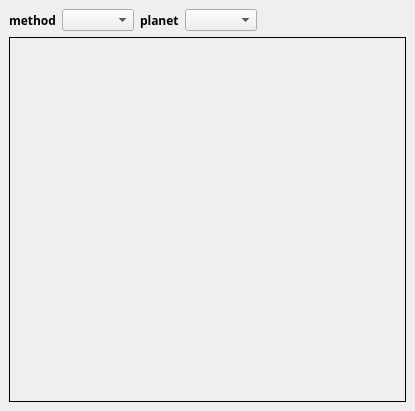
<ui version="4.0" >
 <class>SymbolonScope</class>
 <widget class="QWidget" name="SymbolonScope" >
  <property name="geometry" >
   <rect>
    <x>0</x>
    <y>0</y>
    <width>415</width>
    <height>411</height>
   </rect>
  </property>
  <property name="windowTitle" >
   <string>Symbolon Scope</string>
  </property>
  <layout class="QVBoxLayout" >
   <property name="spacing" >
    <number>6</number>
   </property>
   <property name="leftMargin" >
    <number>9</number>
   </property>
   <property name="topMargin" >
    <number>9</number>
   </property>
   <property name="rightMargin" >
    <number>9</number>
   </property>
   <property name="bottomMargin" >
    <number>9</number>
   </property>
   <item>
    <layout class="QHBoxLayout" >
     <property name="spacing" >
      <number>6</number>
     </property>
     <property name="leftMargin" >
      <number>0</number>
     </property>
     <property name="topMargin" >
      <number>0</number>
     </property>
     <property name="rightMargin" >
      <number>0</number>
     </property>
     <property name="bottomMargin" >
      <number>0</number>
     </property>
     <item>
      <widget class="QLabel" name="label" >
       <property name="sizePolicy" >
        <sizepolicy vsizetype="Minimum" hsizetype="Minimum" >
         <horstretch>0</horstretch>
         <verstretch>0</verstretch>
        </sizepolicy>
       </property>
       <property name="maximumSize" >
        <size>
         <width>16777215</width>
         <height>16777215</height>
        </size>
       </property>
       <property name="font" >
        <font>
         <family>Sans Serif</family>
         <pointsize>9</pointsize>
         <weight>75</weight>
         <italic>false</italic>
         <bold>true</bold>
         <underline>false</underline>
         <strikeout>false</strikeout>
        </font>
       </property>
       <property name="text" >
        <string>method</string>
       </property>
      </widget>
     </item>
     <item>
      <widget class="QComboBox" name="method_combo" >
       <property name="sizePolicy" >
        <sizepolicy vsizetype="Minimum" hsizetype="Minimum" >
         <horstretch>0</horstretch>
         <verstretch>0</verstretch>
        </sizepolicy>
       </property>
      </widget>
     </item>
     <item>
      <widget class="QLabel" name="label_2" >
       <property name="sizePolicy" >
        <sizepolicy vsizetype="Minimum" hsizetype="Minimum" >
         <horstretch>0</horstretch>
         <verstretch>0</verstretch>
        </sizepolicy>
       </property>
       <property name="maximumSize" >
        <size>
         <width>16777215</width>
         <height>16777215</height>
        </size>
       </property>
       <property name="font" >
        <font>
         <family>Sans Serif</family>
         <pointsize>9</pointsize>
         <weight>75</weight>
         <italic>false</italic>
         <bold>true</bold>
         <underline>false</underline>
         <strikeout>false</strikeout>
        </font>
       </property>
       <property name="text" >
        <string>planet</string>
       </property>
      </widget>
     </item>
     <item>
      <widget class="QComboBox" name="planet_combo" >
       <property name="sizePolicy" >
        <sizepolicy vsizetype="Minimum" hsizetype="Minimum" >
         <horstretch>0</horstretch>
         <verstretch>0</verstretch>
        </sizepolicy>
       </property>
       <property name="maximumSize" >
        <size>
         <width>16777215</width>
         <height>16777215</height>
        </size>
       </property>
      </widget>
     </item>
     <item>
      <spacer>
       <property name="orientation" >
        <enum>Qt::Horizontal</enum>
       </property>
       <property name="sizeHint" >
        <size>
         <width>40</width>
         <height>20</height>
        </size>
       </property>
      </spacer>
     </item>
    </layout>
   </item>
   <item>
    <widget class="QFrame" name="frame" >
     <property name="sizePolicy" >
      <sizepolicy vsizetype="Expanding" hsizetype="Expanding" >
       <horstretch>0</horstretch>
       <verstretch>0</verstretch>
      </sizepolicy>
     </property>
     <property name="palette" >
      <palette>
       <active>
        <colorrole role="WindowText" >
         <brush brushstyle="SolidPattern" >
          <color alpha="255" >
           <red>255</red>
           <green>255</green>
           <blue>255</blue>
          </color>
         </brush>
        </colorrole>
        <colorrole role="Button" >
         <brush brushstyle="SolidPattern" >
          <color alpha="255" >
           <red>0</red>
           <green>0</green>
           <blue>0</blue>
          </color>
         </brush>
        </colorrole>
        <colorrole role="Light" >
         <brush brushstyle="SolidPattern" >
          <color alpha="255" >
           <red>0</red>
           <green>0</green>
           <blue>0</blue>
          </color>
         </brush>
        </colorrole>
        <colorrole role="Midlight" >
         <brush brushstyle="SolidPattern" >
          <color alpha="255" >
           <red>0</red>
           <green>0</green>
           <blue>0</blue>
          </color>
         </brush>
        </colorrole>
        <colorrole role="Dark" >
         <brush brushstyle="SolidPattern" >
          <color alpha="255" >
           <red>0</red>
           <green>0</green>
           <blue>0</blue>
          </color>
         </brush>
        </colorrole>
        <colorrole role="Mid" >
         <brush brushstyle="SolidPattern" >
          <color alpha="255" >
           <red>0</red>
           <green>0</green>
           <blue>0</blue>
          </color>
         </brush>
        </colorrole>
        <colorrole role="Text" >
         <brush brushstyle="SolidPattern" >
          <color alpha="255" >
           <red>255</red>
           <green>255</green>
           <blue>255</blue>
          </color>
         </brush>
        </colorrole>
        <colorrole role="BrightText" >
         <brush brushstyle="SolidPattern" >
          <color alpha="255" >
           <red>255</red>
           <green>255</green>
           <blue>255</blue>
          </color>
         </brush>
        </colorrole>
        <colorrole role="ButtonText" >
         <brush brushstyle="SolidPattern" >
          <color alpha="255" >
           <red>255</red>
           <green>255</green>
           <blue>255</blue>
          </color>
         </brush>
        </colorrole>
        <colorrole role="Base" >
         <brush brushstyle="SolidPattern" >
          <color alpha="255" >
           <red>0</red>
           <green>0</green>
           <blue>0</blue>
          </color>
         </brush>
        </colorrole>
        <colorrole role="Window" >
         <brush brushstyle="SolidPattern" >
          <color alpha="255" >
           <red>0</red>
           <green>0</green>
           <blue>0</blue>
          </color>
         </brush>
        </colorrole>
        <colorrole role="Shadow" >
         <brush brushstyle="SolidPattern" >
          <color alpha="255" >
           <red>0</red>
           <green>0</green>
           <blue>0</blue>
          </color>
         </brush>
        </colorrole>
        <colorrole role="Highlight" >
         <brush brushstyle="SolidPattern" >
          <color alpha="255" >
           <red>16</red>
           <green>16</green>
           <blue>16</blue>
          </color>
         </brush>
        </colorrole>
        <colorrole role="HighlightedText" >
         <brush brushstyle="SolidPattern" >
          <color alpha="255" >
           <red>255</red>
           <green>255</green>
           <blue>255</blue>
          </color>
         </brush>
        </colorrole>
        <colorrole role="Link" >
         <brush brushstyle="SolidPattern" >
          <color alpha="255" >
           <red>0</red>
           <green>0</green>
           <blue>255</blue>
          </color>
         </brush>
        </colorrole>
        <colorrole role="LinkVisited" >
         <brush brushstyle="SolidPattern" >
          <color alpha="255" >
           <red>255</red>
           <green>0</green>
           <blue>255</blue>
          </color>
         </brush>
        </colorrole>
        <colorrole role="AlternateBase" >
         <brush brushstyle="SolidPattern" >
          <color alpha="255" >
           <red>0</red>
           <green>0</green>
           <blue>0</blue>
          </color>
         </brush>
        </colorrole>
       </active>
       <inactive>
        <colorrole role="WindowText" >
         <brush brushstyle="SolidPattern" >
          <color alpha="255" >
           <red>255</red>
           <green>255</green>
           <blue>255</blue>
          </color>
         </brush>
        </colorrole>
        <colorrole role="Button" >
         <brush brushstyle="SolidPattern" >
          <color alpha="255" >
           <red>0</red>
           <green>0</green>
           <blue>0</blue>
          </color>
         </brush>
        </colorrole>
        <colorrole role="Light" >
         <brush brushstyle="SolidPattern" >
          <color alpha="255" >
           <red>0</red>
           <green>0</green>
           <blue>0</blue>
          </color>
         </brush>
        </colorrole>
        <colorrole role="Midlight" >
         <brush brushstyle="SolidPattern" >
          <color alpha="255" >
           <red>0</red>
           <green>0</green>
           <blue>0</blue>
          </color>
         </brush>
        </colorrole>
        <colorrole role="Dark" >
         <brush brushstyle="SolidPattern" >
          <color alpha="255" >
           <red>0</red>
           <green>0</green>
           <blue>0</blue>
          </color>
         </brush>
        </colorrole>
        <colorrole role="Mid" >
         <brush brushstyle="SolidPattern" >
          <color alpha="255" >
           <red>0</red>
           <green>0</green>
           <blue>0</blue>
          </color>
         </brush>
        </colorrole>
        <colorrole role="Text" >
         <brush brushstyle="SolidPattern" >
          <color alpha="255" >
           <red>255</red>
           <green>255</green>
           <blue>255</blue>
          </color>
         </brush>
        </colorrole>
        <colorrole role="BrightText" >
         <brush brushstyle="SolidPattern" >
          <color alpha="255" >
           <red>255</red>
           <green>255</green>
           <blue>255</blue>
          </color>
         </brush>
        </colorrole>
        <colorrole role="ButtonText" >
         <brush brushstyle="SolidPattern" >
          <color alpha="255" >
           <red>255</red>
           <green>255</green>
           <blue>255</blue>
          </color>
         </brush>
        </colorrole>
        <colorrole role="Base" >
         <brush brushstyle="SolidPattern" >
          <color alpha="255" >
           <red>0</red>
           <green>0</green>
           <blue>0</blue>
          </color>
         </brush>
        </colorrole>
        <colorrole role="Window" >
         <brush brushstyle="SolidPattern" >
          <color alpha="255" >
           <red>0</red>
           <green>0</green>
           <blue>0</blue>
          </color>
         </brush>
        </colorrole>
        <colorrole role="Shadow" >
         <brush brushstyle="SolidPattern" >
          <color alpha="255" >
           <red>0</red>
           <green>0</green>
           <blue>0</blue>
          </color>
         </brush>
        </colorrole>
        <colorrole role="Highlight" >
         <brush brushstyle="SolidPattern" >
          <color alpha="255" >
           <red>16</red>
           <green>16</green>
           <blue>16</blue>
          </color>
         </brush>
        </colorrole>
        <colorrole role="HighlightedText" >
         <brush brushstyle="SolidPattern" >
          <color alpha="255" >
           <red>255</red>
           <green>255</green>
           <blue>255</blue>
          </color>
         </brush>
        </colorrole>
        <colorrole role="Link" >
         <brush brushstyle="SolidPattern" >
          <color alpha="255" >
           <red>0</red>
           <green>0</green>
           <blue>255</blue>
          </color>
         </brush>
        </colorrole>
        <colorrole role="LinkVisited" >
         <brush brushstyle="SolidPattern" >
          <color alpha="255" >
           <red>255</red>
           <green>0</green>
           <blue>255</blue>
          </color>
         </brush>
        </colorrole>
        <colorrole role="AlternateBase" >
         <brush brushstyle="SolidPattern" >
          <color alpha="255" >
           <red>0</red>
           <green>0</green>
           <blue>0</blue>
          </color>
         </brush>
        </colorrole>
       </inactive>
       <disabled>
        <colorrole role="WindowText" >
         <brush brushstyle="SolidPattern" >
          <color alpha="255" >
           <red>0</red>
           <green>0</green>
           <blue>0</blue>
          </color>
         </brush>
        </colorrole>
        <colorrole role="Button" >
         <brush brushstyle="SolidPattern" >
          <color alpha="255" >
           <red>0</red>
           <green>0</green>
           <blue>0</blue>
          </color>
         </brush>
        </colorrole>
        <colorrole role="Light" >
         <brush brushstyle="SolidPattern" >
          <color alpha="255" >
           <red>0</red>
           <green>0</green>
           <blue>0</blue>
          </color>
         </brush>
        </colorrole>
        <colorrole role="Midlight" >
         <brush brushstyle="SolidPattern" >
          <color alpha="255" >
           <red>0</red>
           <green>0</green>
           <blue>0</blue>
          </color>
         </brush>
        </colorrole>
        <colorrole role="Dark" >
         <brush brushstyle="SolidPattern" >
          <color alpha="255" >
           <red>0</red>
           <green>0</green>
           <blue>0</blue>
          </color>
         </brush>
        </colorrole>
        <colorrole role="Mid" >
         <brush brushstyle="SolidPattern" >
          <color alpha="255" >
           <red>0</red>
           <green>0</green>
           <blue>0</blue>
          </color>
         </brush>
        </colorrole>
        <colorrole role="Text" >
         <brush brushstyle="SolidPattern" >
          <color alpha="255" >
           <red>0</red>
           <green>0</green>
           <blue>0</blue>
          </color>
         </brush>
        </colorrole>
        <colorrole role="BrightText" >
         <brush brushstyle="SolidPattern" >
          <color alpha="255" >
           <red>255</red>
           <green>255</green>
           <blue>255</blue>
          </color>
         </brush>
        </colorrole>
        <colorrole role="ButtonText" >
         <brush brushstyle="SolidPattern" >
          <color alpha="255" >
           <red>0</red>
           <green>0</green>
           <blue>0</blue>
          </color>
         </brush>
        </colorrole>
        <colorrole role="Base" >
         <brush brushstyle="SolidPattern" >
          <color alpha="255" >
           <red>0</red>
           <green>0</green>
           <blue>0</blue>
          </color>
         </brush>
        </colorrole>
        <colorrole role="Window" >
         <brush brushstyle="SolidPattern" >
          <color alpha="255" >
           <red>0</red>
           <green>0</green>
           <blue>0</blue>
          </color>
         </brush>
        </colorrole>
        <colorrole role="Shadow" >
         <brush brushstyle="SolidPattern" >
          <color alpha="255" >
           <red>0</red>
           <green>0</green>
           <blue>0</blue>
          </color>
         </brush>
        </colorrole>
        <colorrole role="Highlight" >
         <brush brushstyle="SolidPattern" >
          <color alpha="255" >
           <red>127</red>
           <green>125</green>
           <blue>123</blue>
          </color>
         </brush>
        </colorrole>
        <colorrole role="HighlightedText" >
         <brush brushstyle="SolidPattern" >
          <color alpha="255" >
           <red>255</red>
           <green>255</green>
           <blue>255</blue>
          </color>
         </brush>
        </colorrole>
        <colorrole role="Link" >
         <brush brushstyle="SolidPattern" >
          <color alpha="255" >
           <red>0</red>
           <green>0</green>
           <blue>255</blue>
          </color>
         </brush>
        </colorrole>
        <colorrole role="LinkVisited" >
         <brush brushstyle="SolidPattern" >
          <color alpha="255" >
           <red>255</red>
           <green>0</green>
           <blue>255</blue>
          </color>
         </brush>
        </colorrole>
        <colorrole role="AlternateBase" >
         <brush brushstyle="SolidPattern" >
          <color alpha="255" >
           <red>0</red>
           <green>0</green>
           <blue>0</blue>
          </color>
         </brush>
        </colorrole>
       </disabled>
      </palette>
     </property>
     <property name="frameShape" >
      <enum>QFrame::StyledPanel</enum>
     </property>
     <property name="frameShadow" >
      <enum>QFrame::Raised</enum>
     </property>
    </widget>
   </item>
  </layout>
 </widget>
 <resources/>
 <connections/>
</ui>
